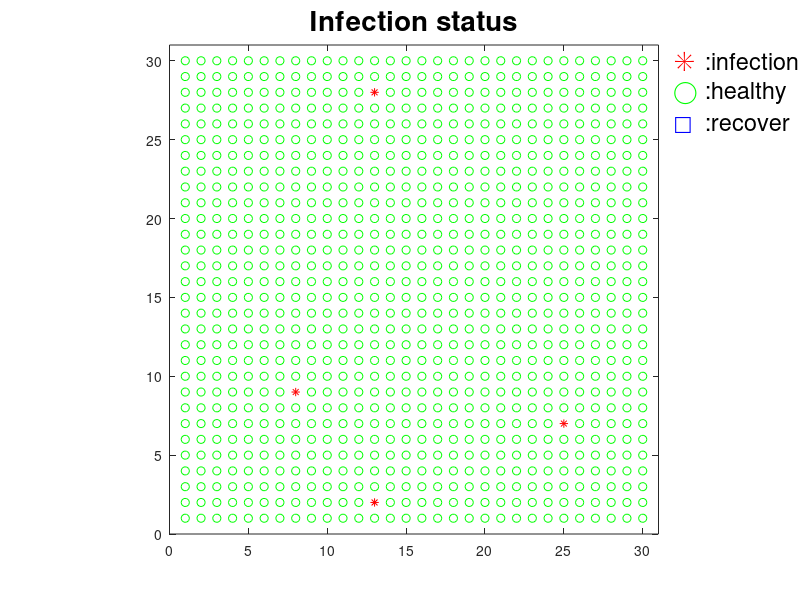
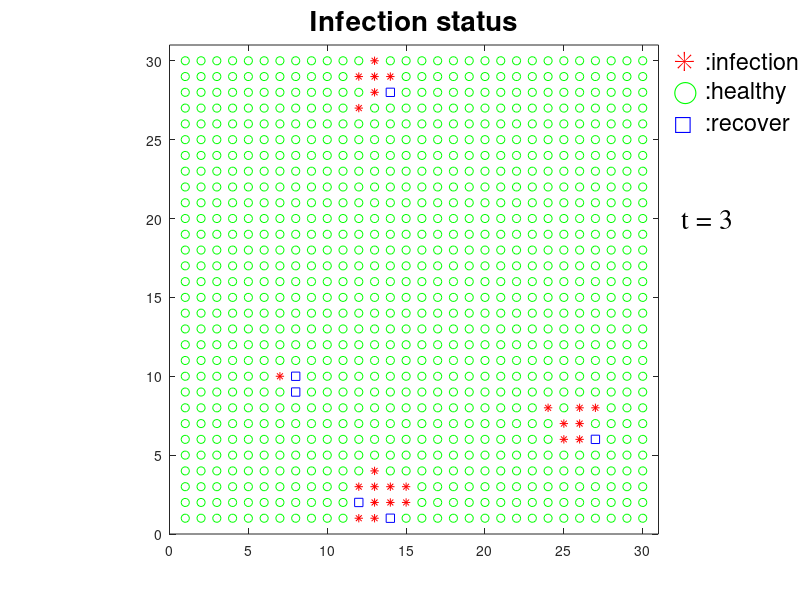
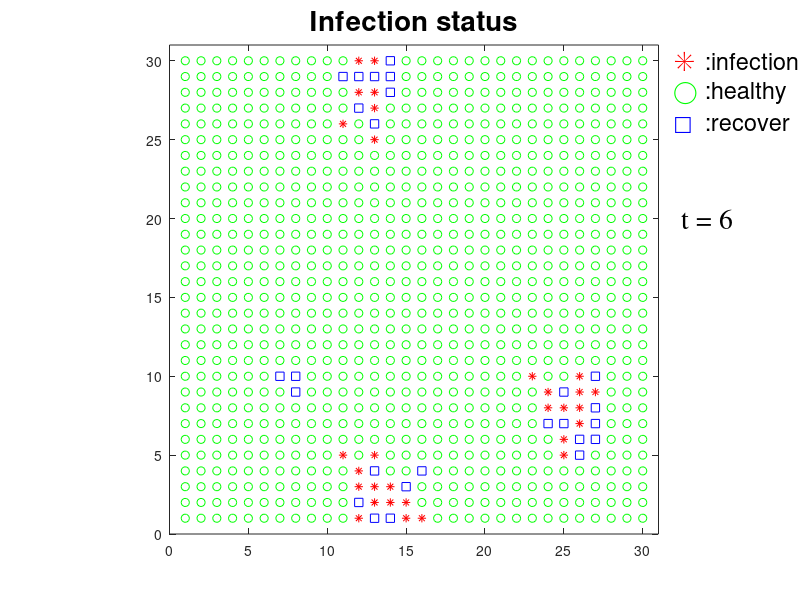
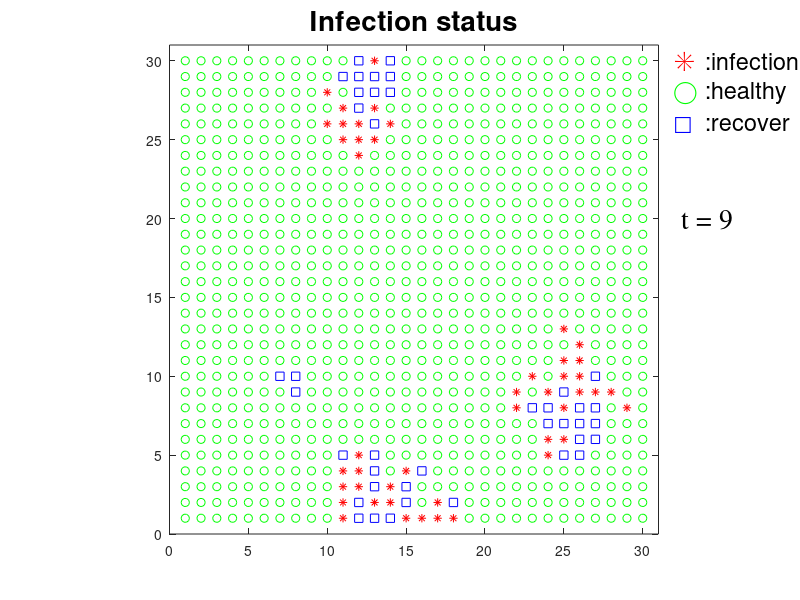

Here is the MATLAB script that generated these plots, in order: (Note: a time limit stopped this script after it produced the figures.)
clear all;
close all;

%----------------------------------------------------------------
% 各種パラメータ及び初期設定
%----------------------------------------------------------------
nx = 30;
ny = 30;
range = 1;
N = nx * ny;

I = 0.2;        %感染率
R = 0.385;      %治癒率
D = 0.0004 * R; %死亡率
F = 5;         %初期感染者数
nt_max = 30;
nt_interval = nt_max / 20;

infP = zeros(nx, ny);
infT = zeros(nx, ny);
infR = zeros(2 * range + 1, 2 * range + 1)
imm = zeros(nx, ny);
dead = zeros(nx, ny);

infP_trans = zeros(nt_max + 1, 1);
deadP_trans = zeros(nt_max + 1, 1);
immP_trans = zeros(nt_max + 1, 1);

infP_trans(1, 1) = F;   %初期感染者数記録

for ii = 1 : F
    x = floor(nx * rand) + 1;
    y = floor(ny * rand) + 1;

    if x == 11 | y == 11
        ii = ii - 1;
    elseif infP(x, y) == 1
        ii = ii - 1;
    else
        infP(x, y) = 1;
        infT(x, y) = 1;
    end
end



i1p = zeros(nx, 1); i1m = zeros(nx, 1);
for ii = 1: nx
    i1m(ii) = ii - 1;
    i1p(ii) = ii + 1;
end
i1m(1) = 0; i1p(nx) = 0;

j1p = zeros(1, ny); j1m = zeros(1, ny);
for jj = 1: ny
    j1m(jj) = jj - 1;
    j1p(jj) = jj + 1;
end
j1m(1) = 0; j1p(ny) = 0;


n_fig = 2;
figure(n_fig); clf;

for x = 1 : nx
    for y = 1 : ny
        if infP(x, y) == 1
            plot(x, y,'r*');
            hold on;
        else
            plot(x, y,'go');
            hold on;
        end
    end
end

title('Infection status','fontsize',20);
axis([0, nx + 1, 0, ny + 1]);
axis('square');
text(nx + 2, ny,'✳︎','Color','red','fontsize',20); text(nx + 4, ny,':infection','fontsize',17);
text(nx + 2, ny - 2,'◯','Color','green','fontsize',16); text(nx + 4, ny - 2,':healthy','fontsize',17);
text(nx + 2, ny - 4,'□','Color','blue','fontsize',16); text(nx + 4, ny - 4,':recover','fontsize',17);
eval(sprintf('print res/pand_%d.jpg', n_fig - 1));
n_fig = n_fig + 1;

for nt = 1 : nt_max
    for ii = 1 : nx
        for jj = 1 : ny

            if infP(ii, jj) == 1
                %感染拡大

                if infT(ii, jj) > 0
                    pandArray = rand(3, 3);

                    for x = 1 : 3
                        for y = 1 : 3
                            if pandArray(x, y) < I
                                pandArray(x, y) = 1;
                            else
                                pandArray(x, y) = 0;
                            end
                        end
                    end

                    if i1m(ii) == 0
                        for y = 1 : 3
                            pandArray(1, y) = 0;
                        end
                    end

                    if i1p(ii) == 0
                        for y = 1 : 3
                            pandArray(3, y) = 0;
                        end
                    end

                    if j1m(jj) == 0
                        for x = 1 : 3
                            pandArray(x, 1) = 0;
                        end
                    end

                    if j1p(jj) == 0
                        for x = 1 : 3
                            pandArray(x, 3) = 0;
                        end
                    end
                    %pandArray

                    for x = 1 : 3
                        for y = 1 : 3
                            if pandArray(x, y) == 1
                                if imm(ii + x - 2, jj + y - 2) == 0
                                    infP(ii + x - 2, jj + y - 2) = 1;
                                end
                            end
                        end
                    end

                end


                %回復,死亡関係
                infT(ii, jj) = infT(ii, jj) + 1;
                decision = rand;

                if decision > 1 - R / 2
                    infP(ii, jj) = 0;
                    imm(ii, jj) = 1;
                    immP_trans(nt + 1, 1) = immP_trans(nt + 1, 1) + 1;
                else
                    if decision < D
                        dead(ii, jj) = 1;
                    end
                end

            end


            if infP(ii, jj) == 1
                infP_trans(nt + 1, 1) = infP_trans(nt + 1, 1) + 1;
            end

            if dead(ii, jj) == 1
                deadP_trans(nt + 1, 1) = deadP_trans(nt + 1, 1) + 1;
            end

        end
    end



    if mod(nt, nt_interval) == 0


        figure(n_fig); clf;

        for x = 1 : nx
            for y = 1 : ny
                if dead(x, y) == 0
                    if imm(x, y) == 1
                        plot(x, y, 'bs')
                    else
                        if infP(x, y) == 1
                            plot(x, y,'r*');
                            hold on;
                        else
                            plot(x, y,'go');
                            hold on;
                        end
                    end
                end
            end
        end

        title('Infection status','fontsize',20);
        text(nx + 2, ny - 10, [' t = ', num2str(nt)], 'fontsize', 20, 'fontname', 'times');
        text(nx + 2, ny,'✳︎','Color','red','fontsize',20); text(nx + 4, ny,':infection','fontsize',17);
        text(nx + 2, ny - 2,'◯','Color','green','fontsize',16); text(nx + 4, ny - 2,':healthy','fontsize',17);
        text(nx + 2, ny - 4,'□','Color','blue','fontsize',16); text(nx + 4, ny - 4,':recover','fontsize',17);
        axis([0, nx + 1, 0, ny + 1]);

        axis('square');
        
        if n_fig - 1 < 10
            eval(sprintf('print res/pand_0%d.jpg', n_fig - 1));
        else
            eval(sprintf('print res/pand_%d.jpg', n_fig - 1));
        end

        n_fig = n_fig + 1;
    end
end


figure(1); clf;
plot(immP_trans, '-b');
hold on;
plot(deadP_trans, '-k');
hold on;
plot(infP_trans, '-r');
hold on;
legend('recover', 'dead', 'infection')
xlabel('t','fontsize', 20, 'fontname', 'times');
ylabel('Number of people', 'fontsize', 20, 'fontname', 'times');
ax = gca; set(ax, 'plotboxaspectratio', [1.5,1,1]);
print res/statistics.jpg
